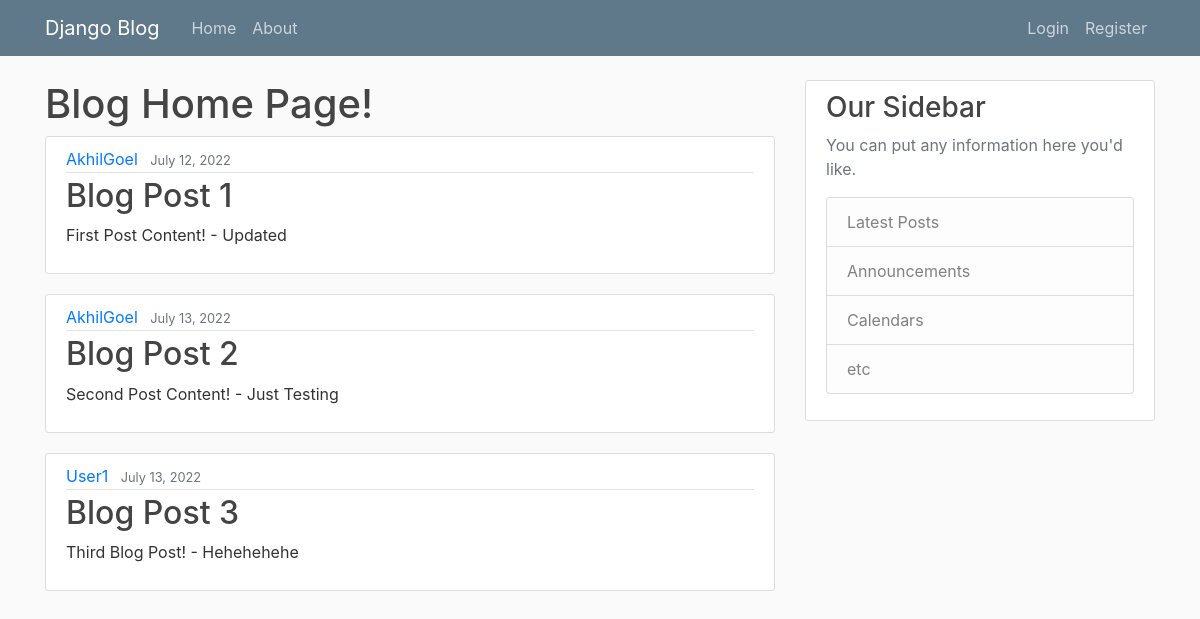
The page / on the database its author committed.
### blog/models.py (models this page shows, shortened)
class Post(models.Model):
    title = models.CharField(max_length=100)
    content = models.TextField()
    date_posted = models.DateTimeField(default=timezone.now)
    author = models.ForeignKey(User, on_delete=models.CASCADE)

### blog/views.py (the view)
# urls.py: path("", views.home, name="blog-home"),
def home(request):
    context = {"posts": Post.objects.all()}
    return render(request, "blog/home.html", context)

### blog/templates/blog/home.html
{% extends "blog/base.html" %} {% block content %}
<h1>Blog Home Page!</h1>
{% for post in posts %}
<article class="media content-section">
  <div class="media-body">
    <div class="article-metadata">
      <a class="mr-2" href="#">{{ post.author }}</a>
      <small class="text-muted">{{ post.date_posted|date:"F d, Y" }}</small>
    </div>
    <h2><a class="article-title" href="#">{{ post.title }}</a></h2>
    <p class="article-content">{{ post.content }}</p>
  </div>
</article>
{% endfor %} {% endblock content %}

### blog/static/blog/main.css (style rules this page uses)
body { background: #fafafa; color: #333333; margin-top: 5rem; }
h1, h2, h3, h4, h5, h6 { color: #444444; }
.content-section { background: #ffffff; padding: 10px 20px; border: 1px solid #dddddd; border-radius: 3px; margin-bottom: 20px; }
.article-title { color: #444444; }
.article-content { white-space: pre-line; }
.article-metadata { padding-bottom: 1px; margin-bottom: 4px; border-bottom: 1px solid #e3e3e3; }

### rows shown on the page
Post: author "AkhilGoel", date_posted "July 12, 2022", title "Blog Post 1", content "First Post Content! - Updated"
Post: author "AkhilGoel", date_posted "July 13, 2022", title "Blog Post 2", content "Second Post Content! - Just Testing"
Post: author "User1", date_posted "July 13, 2022", title "Blog Post 3", content "Third Blog Post! - Hehehehehe"
